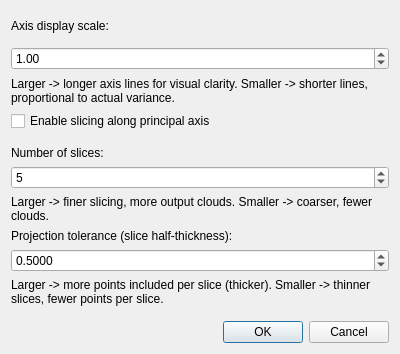
<?xml version="1.0" encoding="UTF-8"?>
<ui version="4.0">
 <class>PCADialog</class>
 <widget class="QDialog" name="PCADialog">
  <property name="geometry">
   <rect>
    <x>0</x>
    <y>0</y>
    <width>400</width>
    <height>354</height>
   </rect>
  </property>
  <property name="windowTitle">
   <string>PCA (Principal Component Analysis)</string>
  </property>
  <layout class="QVBoxLayout" name="verticalLayout">
   <item>
    <widget class="QLabel" name="labelScale">
     <property name="text">
      <string>Axis display scale:</string>
     </property>
    </widget>
   </item>
   <item>
    <widget class="QDoubleSpinBox" name="spinScale">
     <property name="decimals">
      <number>2</number>
     </property>
     <property name="minimum">
      <double>0.100000000000000</double>
     </property>
     <property name="maximum">
      <double>100.000000000000000</double>
     </property>
     <property name="singleStep">
      <double>0.500000000000000</double>
     </property>
     <property name="value">
      <double>1.000000000000000</double>
     </property>
    </widget>
   </item>
   <item>
    <widget class="QLabel" name="hintScale">
     <property name="text">
      <string>Larger -&gt; longer axis lines for visual clarity. Smaller -&gt; shorter lines, proportional to actual variance.</string>
     </property>
     <property name="wordWrap">
      <bool>true</bool>
     </property>
    </widget>
   </item>
   <item>
    <widget class="QCheckBox" name="checkSlice">
     <property name="text">
      <string>Enable slicing along principal axis</string>
     </property>
    </widget>
   </item>
   <item>
    <widget class="QWidget" name="sliceWidget" native="true">
     <layout class="QVBoxLayout" name="sliceLayout">
      <property name="leftMargin">
       <number>0</number>
      </property>
      <property name="rightMargin">
       <number>0</number>
      </property>
      <item>
       <widget class="QLabel" name="labelNumSlices">
        <property name="text">
         <string>Number of slices:</string>
        </property>
       </widget>
      </item>
      <item>
       <widget class="QSpinBox" name="spinNumSlices">
        <property name="minimum">
         <number>2</number>
        </property>
        <property name="maximum">
         <number>500</number>
        </property>
        <property name="singleStep">
         <number>5</number>
        </property>
        <property name="value">
         <number>5</number>
        </property>
       </widget>
      </item>
      <item>
       <widget class="QLabel" name="hintNumSlices">
        <property name="text">
         <string>Larger -&gt; finer slicing, more output clouds. Smaller -&gt; coarser, fewer clouds.</string>
        </property>
        <property name="wordWrap">
         <bool>true</bool>
        </property>
       </widget>
      </item>
      <item>
       <widget class="QLabel" name="labelTolerance">
        <property name="text">
         <string>Projection tolerance (slice half-thickness):</string>
        </property>
       </widget>
      </item>
      <item>
       <widget class="QDoubleSpinBox" name="spinTolerance">
        <property name="decimals">
         <number>4</number>
        </property>
        <property name="minimum">
         <double>0.001000000000000</double>
        </property>
        <property name="maximum">
         <double>1000.000000000000000</double>
        </property>
        <property name="singleStep">
         <double>0.100000000000000</double>
        </property>
        <property name="value">
         <double>0.500000000000000</double>
        </property>
       </widget>
      </item>
      <item>
       <widget class="QLabel" name="hintTolerance">
        <property name="text">
         <string>Larger -&gt; more points included per slice (thicker). Smaller -&gt; thinner slices, fewer points per slice.</string>
        </property>
        <property name="wordWrap">
         <bool>true</bool>
        </property>
       </widget>
      </item>
     </layout>
    </widget>
   </item>
   <item>
    <widget class="QDialogButtonBox" name="buttonBox">
     <property name="standardButtons">
      <set>QDialogButtonBox::Cancel|QDialogButtonBox::Ok</set>
     </property>
    </widget>
   </item>
  </layout>
 </widget>
 <resources/>
 <connections>
  <connection>
   <sender>checkSlice</sender>
   <signal>toggled(bool)</signal>
   <receiver>sliceWidget</receiver>
   <slot>setVisible(bool)</slot>
   <hints>
    <hint type="sourcelabel">
     <x>20</x>
     <y>20</y>
    </hint>
    <hint type="destinationlabel">
     <x>20</x>
     <y>20</y>
    </hint>
   </hints>
  </connection>
 </connections>
</ui>
